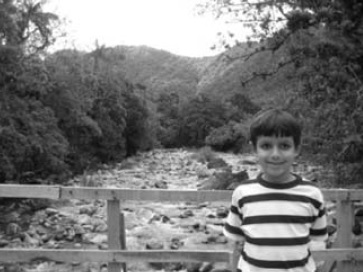
#> input picture Catalogo/Parte2/FiltroDominioEspacial/files/child.jpg, 363 x 272 px
$ python filtro_de_sobel.py
#> lines starting #> are read from the running program, lines starting #| are printed output that depends on the picture
import numpy as np
import scipy.signal as sig
from matplotlib import image
from matplotlib import pyplot

# Cargar la imagen
file = input("\nWrite the image path (press enter to default image):\n\n>")
I_color = image.imread(file if file != '' else 'files/child.jpg')
#> I_color is the input picture: shape (272, 363, 3); min 5, max 255, mean 119
A = I_color[:,:,0] / 255

# Mostrar la imagen original en pantalla
pyplot.subplot(121)
pyplot.imshow(A, cmap = 'gray')
pyplot.title("Imagen original")

# Crear la mascara del filtro de Sobel
Bx = [[-1, -2, -1], [0, 0, 0], [1, 2, 1]]
By = [[-1, 0, 1], [-2, 0, 2], [-1, 0, 1]]
Cx = sig.convolve2d(A, Bx, 'same')
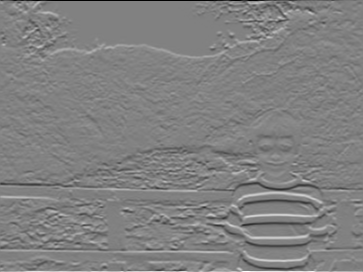
#> Cx: shape (272, 363) float64; min -4, max 3.9, mean 0.0027; drawn with min black and max white
Cy = sig.convolve2d(A, By, 'same')
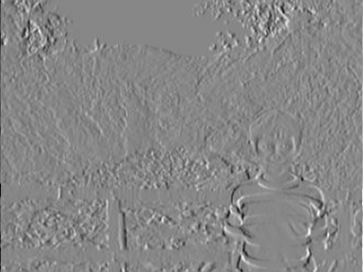
#> Cy: shape (272, 363) float64; min -2.64, max 2.35, mean 0.000563; drawn with min black and max white
C = np.sqrt(np.power(Cx, 2) + np.power(Cy, 2))
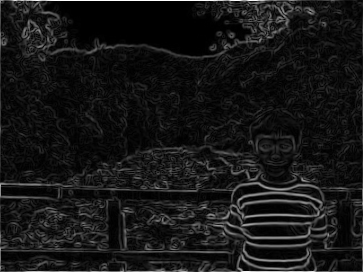
#> C: shape (272, 363) float64; min 0, max 4, mean 0.356; drawn with min black and max white

# Mostrar la imagen con filtro
pyplot.subplot(122)
pyplot.imshow(C, cmap = 'gray')
pyplot.title("Imagen con filtro de Sobel")
pyplot.show()
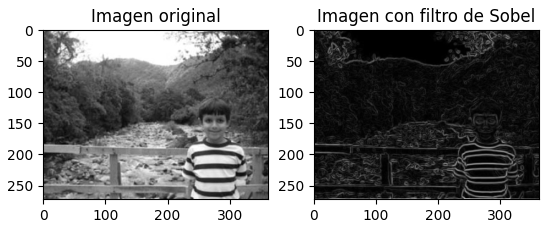
#> figure drawn by matplotlib, 2 panels

$ run again, with Catalogo/Parte2/FiltroDominioEspacial/files/Columnas.jpg copied over Catalogo/Parte2/FiltroDominioEspacial/files/child.jpg
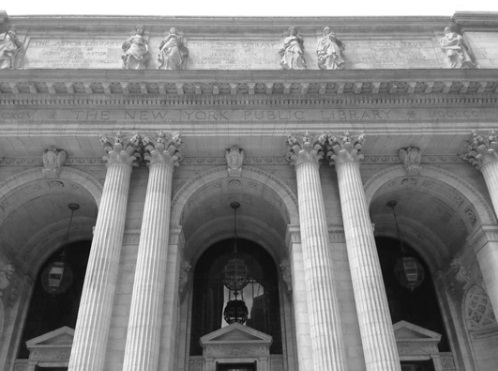
#> input picture Catalogo/Parte2/FiltroDominioEspacial/files/Columnas.jpg, 498 x 371 px
#> I_color is the input picture: shape (371, 498, 3); min 10, max 255, mean 127.9
#> `C = np.sqrt(np.power(Cx, 2) + np.power(Cy, 2))`:
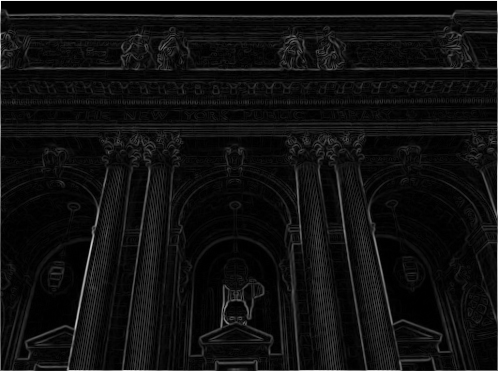
#> C: shape (371, 498) float64; min 0, max 4.24, mean 0.259; drawn with min black and max white
#> `pyplot.show()`:
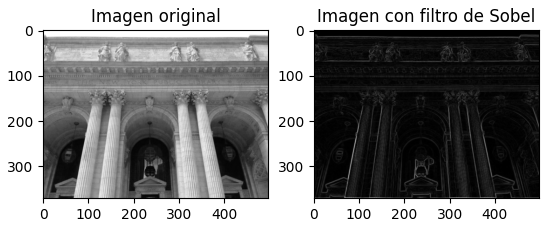
#> figure drawn by matplotlib, 2 panels
